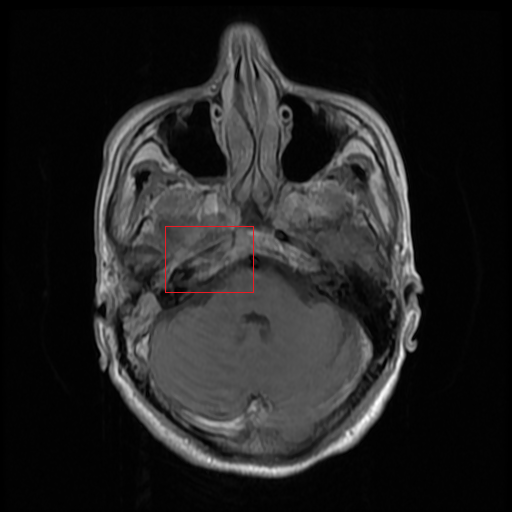
#> input picture image-crop-specify/caidefa/bbox/5.0.png, 512 x 512 px, found by its file name
$ jupyter execute --allow-errors crop-the-frame.ipynb   (shell and % lines are left out)
#> lines starting #> are read from the running program, lines starting #| are printed output that depends on the picture; after the words box and inside, x2 and y2 are one past the last pixel; in counts of white or black regions, pixels touching at a corner belong together
[cell 1]
import cv2
import os
import numpy as np
from  matplotlib import pyplot as plt

[cell 2]
def plot_image(image, title):
    plt.imshow(image)
    plt.title(title, size=20)
    plt.axis('off')

[cell 3]
src = cv2.imread("data/caidefa/bbox/5.0.png")
#> src is the input picture: shape (512, 512, 3); mean B, G, R 34.4, 34.4, 34.7

[cell 4]
hsv = cv2.cvtColor(src, cv2.COLOR_BGR2HSV)
#> hsv: shape (512, 512, 3); mean H, S, V 0.2, 0.3, 34.7

[cell 5]
low_hsv = np.array([156,43,46])
high_hsv = np.array([180,255,255])
mask = cv2.inRange(hsv, lowerb=low_hsv, upperb=high_hsv)
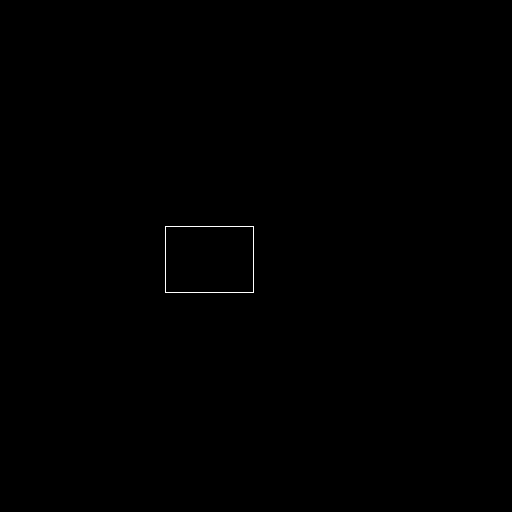
#> mask: shape (512, 512); 0.12% white in thin lines or dots, all inside (x1, y1, x2, y2) = (165, 226, 254, 293)
plot_image(mask, "")
plt.show()

[cell 6]
contours, hier = cv2.findContours(mask, cv2.RETR_EXTERNAL, cv2.CHAIN_APPROX_SIMPLE)
#> contours = [[[165, 226], [165, 292], [253, 292], [253, 226]]]
for c in contours:  #遍历轮廓
    print(str(cv2.boundingRect(c)))
    box = cv2.boundingRect(c)
#> this loop made 1 pass
#> (c, box) on pass 1: ([[165, 226], [165, 292], [253, 292], [253, 226]], (165, 226, 89, 67))
#| (165, 226, 89, 67)
print("轮廓数量", len(contours))
#| 轮廓数量 1
print(str(box[0]))
#| 165
img_cut = src[box[1]+1:box[1]+box[3]-1, box[0]+1:box[0]+box[2]-1]
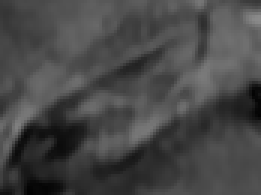
#> img_cut: shape (65, 87, 3) (shown 3 times larger); min 3, max 139, mean 71.1

[cell 7]
plot_image(img_cut, "")

[cell 8]
img_cut_gray = cv2.cvtColor(img_cut, cv2.COLOR_BGR2GRAY)
cv2.imwrite("crop/test.png", img_cut_gray)
#> Out = True

[cell 9]
contours, hier = cv2.findContours(mask, cv2.RETR_EXTERNAL, cv2.CHAIN_APPROX_SIMPLE)
print("轮廓数量", len(contours))
#| 轮廓数量 1
for c,i in zip(contours, range(0, len(contours))):  #遍历轮廓
    print(str(cv2.boundingRect(c)))
    box = cv2.boundingRect(c)
    img_cut = src[box[1]+1:box[1]+box[3]-1, box[0]+1:box[0]+box[2]-1]
    img_cut_gray = cv2.cvtColor(img_cut, cv2.COLOR_BGR2GRAY)
    plot_image(img_cut_gray, str(i+1))
    plt.show()
    cv2.imwrite("crop/test-2-"+str(i+1)+".png", img_cut_gray)
#> this loop made 1 pass
#> (c, i, box) on pass 1: ([[165, 226], [165, 292], [253, 292], [253, 226]], 0, (165, 226, 89, 67))
#| (165, 226, 89, 67)

$ run again, with image-crop-specify/caidefa/bbox/8.0.png copied over image-crop-specify/caidefa/bbox/5.0.png
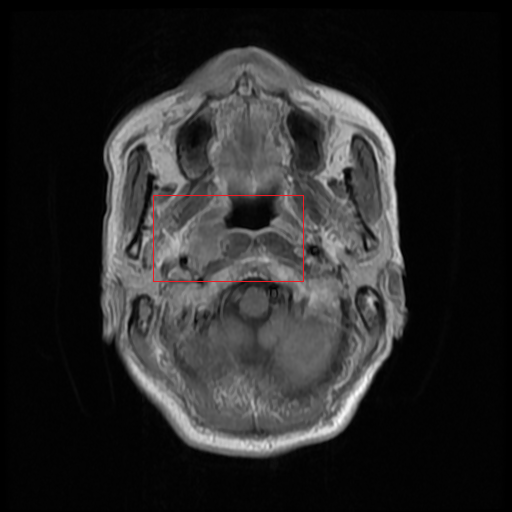
#> input picture image-crop-specify/caidefa/bbox/8.0.png, 512 x 512 px, found by its file name
#> src is the input picture: shape (512, 512, 3); mean B, G, R 39.5, 39.5, 39.9
#> hsv: shape (512, 512, 3); mean H, S, V 0.3, 0.4, 39.9
#> `mask = cv2.inRange(hsv, lowerb=low_hsv, upperb=high_hsv)`:
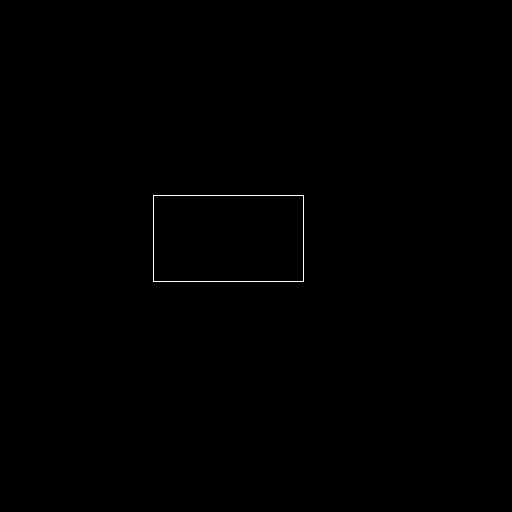
#> mask: shape (512, 512); 0.18% white in thin lines or dots, all inside (x1, y1, x2, y2) = (153, 195, 304, 282)
#> contours = [[[153, 195], [153, 281], [303, 281], [303, 195]]]
#> the loop `for c in contours:` made 1 pass
#> (c, box) on pass 1: ([[153, 195], [153, 281], [303, 281], [303, 195]], (153, 195, 151, 87))
#> (printed output is left out)
#| 轮廓数量 1
#| 153
#> `img_cut = src[box[1]+1:box[1]+box[3]-1, box[0]+1:box[0]+box[2]-1]`:
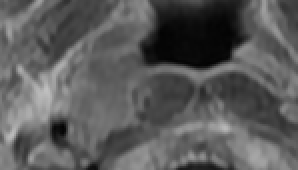
#> img_cut: shape (85, 149, 3) (shown 2 times larger); min 2, max 191, mean 90.3
#> Out = True
#| 轮廓数量 1
#> the loop `for c,i in zip(contours, range(0, len(contours))):` made 1 pass
#> (c, i, box) on pass 1: ([[153, 195], [153, 281], [303, 281], [303, 195]], 0, (153, 195, 151, 87))
#> (printed output is left out)
